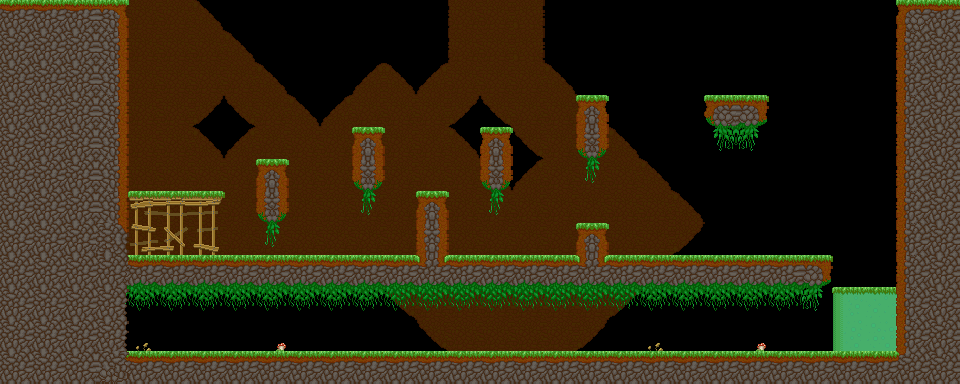

Tiled map render using the project's own tile images. Description and the map definition, with tile-layer contents summarised, below:
An orthogonal 30x12 tile map with 32x32 px tiles, 5 tile layers (background, main, foreground, hidden, ...), 4 tilesets and 38 objects (20x veggie, chest, start, goal).

<map version="1.5" tiledversion="1.7.2" orientation="orthogonal" renderorder="right-down" width="30" height="12" tilewidth="32" tileheight="32" infinite="0" nextlayerid="11" nextobjectid="39">
 <properties>
  <property name="hints" value="hardblocks,veggies,closechest" />
  <property name="time_to_beat" value="18" />
 </properties>
 <tileset firstgid="1" name="grass_level" tilewidth="33" tileheight="33" spacing="1" margin="1" tilecount="144" columns="16">
  <image source="../../sprites/tilesets/34tile.png" width="544" height="306" />
 </tileset>
 <tileset firstgid="145" name="treetops_big_96" tilewidth="96" tileheight="64" tilecount="2" columns="2">
  <image source="../../sprites/objects/scenery/treetops_big_96.png" width="192" height="64" />
 </tileset>
 <tileset firstgid="147" name="object_tilemap_16" tilewidth="16" tileheight="16" tilecount="12" columns="4">
  <image source="../../sprites/tilesets/object_tilemap_16.png" width="64" height="48" />
 </tileset>
 <tileset firstgid="159" name="object_tilemap_32" tilewidth="32" tileheight="32" tilecount="25" columns="5">
  <image source="../../sprites/tilesets/object_tilemap_32.png" width="160" height="160" />
  <tile id="0">
   <properties>
    <property name="item_no" value="5" />
    <property name="type" value="costume_head" />
   </properties>
  </tile>
  <tile id="1">
   <properties>
    <property name="spawn" value="spawn" />
   </properties>
  </tile>
  <tile id="2">
   <properties>
    <property name="goal" value="goal" />
   </properties>
  </tile>
  <tile id="3">
   <properties>
    <property name="name" value="pig" />
   </properties>
  </tile>
  <tile id="4">
   <properties>
    <property name="direction" value="left" />
    <property name="name" value="walking_enemy" />
   </properties>
  </tile>
 </tileset>
 <layer id="1" name="background" width="30" height="12">
  <properties>
   <property name="background" value="background" />
  </properties>
  <data>[360 cells, 174 non-empty, 17 distinct tile ids]</data>
 </layer>
 <layer id="2" name="main" width="30" height="12">
  <data>[360 cells, 135 non-empty, 29 distinct tile ids]</data>
 </layer>
 <layer id="3" name="foreground" width="30" height="12">
  <properties>
   <property name="foreground" value="foreground" />
  </properties>
  <data>[360 cells, 55 non-empty, 9 distinct tile ids]</data>
 </layer>
 <layer id="4" name="hidden" width="30" height="12">
  <data>[360 cells, 15 non-empty, 3 distinct tile ids]</data>
 </layer>
 <layer id="5" name="hints" width="30" height="12">
  <properties>
   <property name="Hardblocks" value="Cow will turn when:colliding with walls:Time your steps!" />
   <property name="Veggies" value="Cows need veggies to:keep running,:just like you!" />
   <property name="chest" value="The Chest is close to:where you start out" />
  </properties>
  <data>[360 cells, 0 non-empty, 0 distinct tile ids]</data>
 </layer>
 <objectgroup color="#e70000" id="6" name="hard-blocks">
  <object id="1" x="128" y="352" width="832" height="32" />
  <object id="2" x="128" y="256" width="704" height="32" />
  <object id="3" x="0" y="0" width="128" height="288" />
  <object id="4" x="896" y="0" width="64" height="352" />
  <object id="5" x="256" y="160" width="32" height="64" />
  <object id="6" x="352" y="128" width="32" height="64" />
  <object id="7" x="480" y="128" width="32" height="64" />
  <object id="8" x="576" y="96" width="32" height="64" />
  <object id="9" x="576" y="224" width="32" height="32" />
  <object id="10" x="704" y="96" width="64" height="32" />
  <object id="11" x="0" y="352" width="128" height="32" />
  <object id="12" x="0" y="288" width="32" height="64" />
  <object id="13" x="416" y="192" width="32" height="64" />
 </objectgroup>
 <objectgroup color="#0055ff" id="7" name="soft-blocks">
  <object id="14" x="832" y="288" width="64" height="32" />
  <object id="15" x="128" y="192" width="96" height="32" />
 </objectgroup>
 <objectgroup id="8" name="treetop_big" />
 <objectgroup id="9" name="objects-16px">
  <object id="16" name="veggie" gid="150" x="232" y="344" width="16" height="16" />
  <object id="17" name="veggie" gid="150" x="296" y="328" width="16" height="16" />
  <object id="18" name="veggie" gid="150" x="360" y="320" width="16" height="16" />
  <object id="19" name="veggie" gid="150" x="424" y="328" width="16" height="16" />
  <object id="20" name="veggie" gid="150" x="536" y="344" width="16" height="16" />
  <object id="21" name="veggie" gid="150" x="480" y="344" width="16" height="16" />
  <object id="22" name="veggie" gid="150" x="584" y="336" width="16" height="16" />
  <object id="23" name="veggie" gid="150" x="648" y="312" width="16" height="16" />
  <object id="24" name="veggie" gid="150" x="696" y="328" width="16" height="16" />
  <object id="25" name="veggie" gid="150" x="776" y="344" width="16" height="16" />
  <object id="26" name="veggie" gid="150" x="744" y="344" width="16" height="16" />
  <object id="27" name="veggie" gid="150" x="840" y="280" width="16" height="16" />
  <object id="28" name="veggie" gid="150" x="872" y="280" width="16" height="16" />
  <object id="29" name="veggie" gid="150" x="168" y="184" width="16" height="16" />
  <object id="30" name="veggie" gid="150" x="360" y="120" width="16" height="16" />
  <object id="31" name="veggie" gid="150" x="424" y="184" width="16" height="16" />
  <object id="32" name="veggie" gid="150" x="536" y="248" width="16" height="16" />
  <object id="33" name="veggie" gid="150" x="584" y="216" width="16" height="16" />
  <object id="34" name="veggie" gid="150" x="632" y="248" width="16" height="16" />
  <object id="35" name="veggie" gid="150" x="584" y="88" width="16" height="16" />
 </objectgroup>
 <objectgroup id="10" name="objects-32px">
  <object id="36" name="chest" gid="159" x="32" y="352" width="32" height="32">
   <properties>
    <property name="item_no" value="3" />
    <property name="type" value="costume_head" />
   </properties>
  </object>
  <object id="37" name="start" gid="160" x="192" y="352" width="32" height="32">
   <properties>
    <property name="direction" value="right" />
    <property name="health" value="10" />
   </properties>
  </object>
  <object id="38" name="goal" gid="161" x="720" y="96" width="32" height="32" />
 </objectgroup>
</map>
